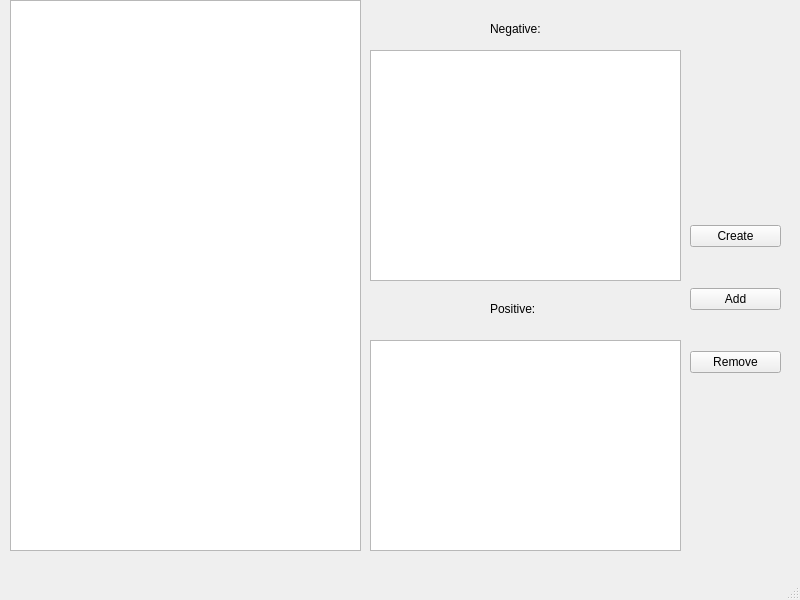
<?xml version="1.0" encoding="UTF-8"?>
<ui version="4.0">
 <class>MainWindow</class>
 <widget class="QMainWindow" name="MainWindow">
  <property name="geometry">
   <rect>
    <x>0</x>
    <y>0</y>
    <width>800</width>
    <height>600</height>
   </rect>
  </property>
  <property name="sizePolicy">
   <sizepolicy hsizetype="Fixed" vsizetype="Fixed">
    <horstretch>0</horstretch>
    <verstretch>0</verstretch>
   </sizepolicy>
  </property>
  <property name="minimumSize">
   <size>
    <width>800</width>
    <height>600</height>
   </size>
  </property>
  <property name="maximumSize">
   <size>
    <width>800</width>
    <height>600</height>
   </size>
  </property>
  <property name="windowTitle">
   <string>Task 3</string>
  </property>
  <widget class="QWidget" name="centralwidget">
   <widget class="QListWidget" name="listWidget">
    <property name="geometry">
     <rect>
      <x>10</x>
      <y>0</y>
      <width>351</width>
      <height>551</height>
     </rect>
    </property>
    <property name="autoScroll">
     <bool>false</bool>
    </property>
    <property name="editTriggers">
     <set>QAbstractItemView::NoEditTriggers</set>
    </property>
    <property name="verticalScrollMode">
     <enum>QAbstractItemView::ScrollPerPixel</enum>
    </property>
    <property name="horizontalScrollMode">
     <enum>QAbstractItemView::ScrollPerPixel</enum>
    </property>
   </widget>
   <widget class="QListWidget" name="listWidget_2">
    <property name="geometry">
     <rect>
      <x>370</x>
      <y>50</y>
      <width>311</width>
      <height>231</height>
     </rect>
    </property>
    <property name="autoScroll">
     <bool>false</bool>
    </property>
    <property name="editTriggers">
     <set>QAbstractItemView::NoEditTriggers</set>
    </property>
    <property name="verticalScrollMode">
     <enum>QAbstractItemView::ScrollPerPixel</enum>
    </property>
    <property name="horizontalScrollMode">
     <enum>QAbstractItemView::ScrollPerPixel</enum>
    </property>
   </widget>
   <widget class="QListWidget" name="listWidget_3">
    <property name="geometry">
     <rect>
      <x>370</x>
      <y>340</y>
      <width>311</width>
      <height>211</height>
     </rect>
    </property>
    <property name="autoScroll">
     <bool>false</bool>
    </property>
    <property name="editTriggers">
     <set>QAbstractItemView::NoEditTriggers</set>
    </property>
    <property name="verticalScrollMode">
     <enum>QAbstractItemView::ScrollPerPixel</enum>
    </property>
    <property name="horizontalScrollMode">
     <enum>QAbstractItemView::ScrollPerPixel</enum>
    </property>
   </widget>
   <widget class="QLabel" name="label">
    <property name="geometry">
     <rect>
      <x>490</x>
      <y>20</y>
      <width>71</width>
      <height>17</height>
     </rect>
    </property>
    <property name="text">
     <string>Negative:</string>
    </property>
   </widget>
   <widget class="QLabel" name="label_2">
    <property name="geometry">
     <rect>
      <x>490</x>
      <y>300</y>
      <width>71</width>
      <height>17</height>
     </rect>
    </property>
    <property name="text">
     <string>Positive:</string>
    </property>
   </widget>
   <widget class="QWidget" name="layoutWidget">
    <property name="geometry">
     <rect>
      <x>690</x>
      <y>190</y>
      <width>91</width>
      <height>221</height>
     </rect>
    </property>
    <layout class="QVBoxLayout" name="verticalLayout">
     <item>
      <widget class="QPushButton" name="pushButton_create">
       <property name="text">
        <string>Create</string>
       </property>
      </widget>
     </item>
     <item>
      <widget class="QPushButton" name="pushButton_add">
       <property name="text">
        <string>Add</string>
       </property>
      </widget>
     </item>
     <item>
      <widget class="QPushButton" name="pushButton_remove">
       <property name="text">
        <string>Remove</string>
       </property>
      </widget>
     </item>
    </layout>
   </widget>
  </widget>
  <widget class="QMenuBar" name="menubar">
   <property name="geometry">
    <rect>
     <x>0</x>
     <y>0</y>
     <width>800</width>
     <height>22</height>
    </rect>
   </property>
  </widget>
  <widget class="QStatusBar" name="statusbar"/>
 </widget>
 <resources/>
 <connections/>
</ui>
